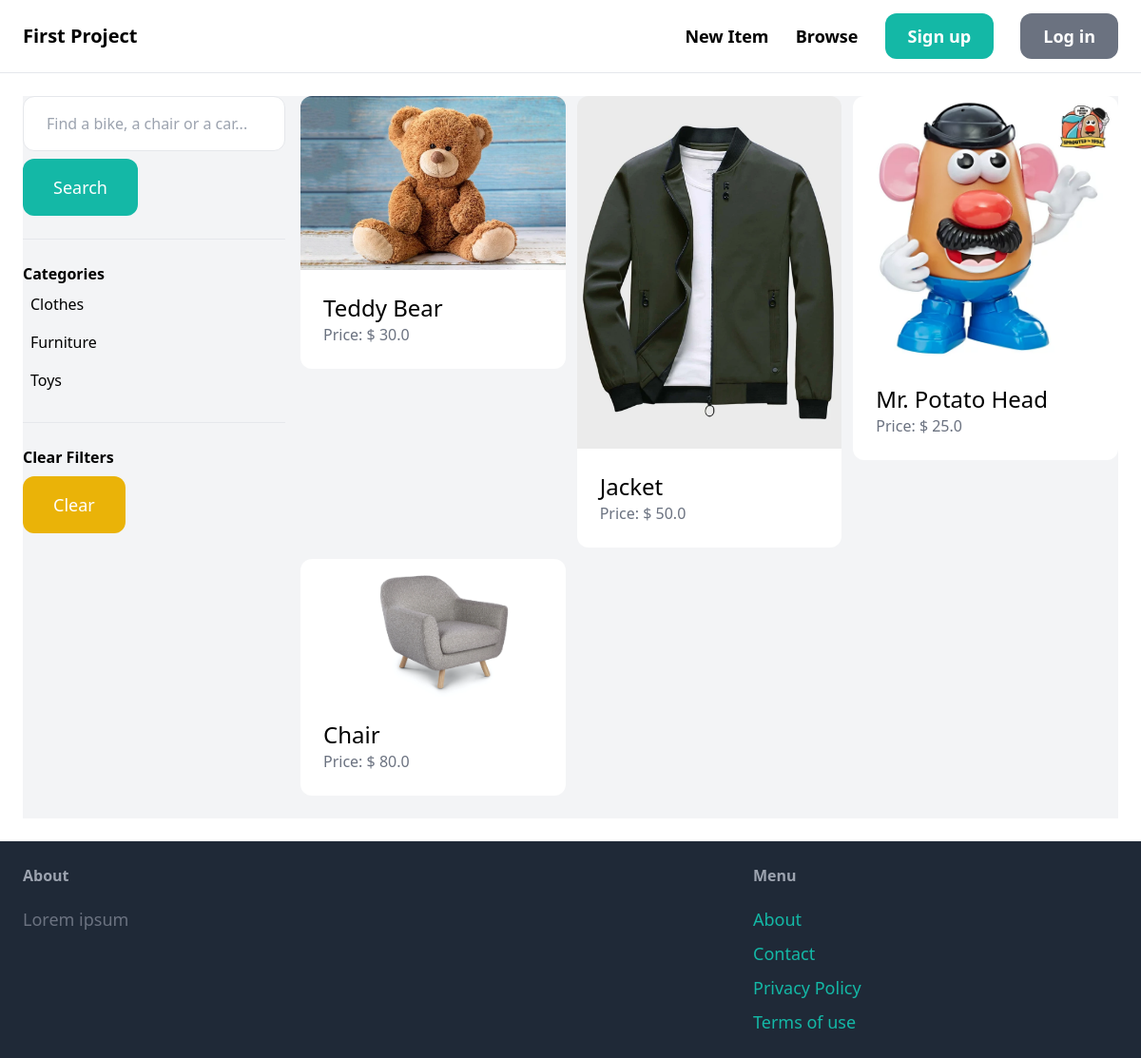
The app's page /items/ with its own data.
### item/models.py (models this page shows, shortened)
class Category(models.Model):
    name = models.CharField(max_length=255)
    class Meta:
        ordering=("name",)
        verbose_name_plural = "Categories"

class Item(models.Model):
    category = models.ForeignKey(Category, related_name="items", on_delete=models.CASCADE)
    name = models.CharField(max_length=255)
    description = models.TextField(blank=True, null=True)
    price = models.FloatField()
    image = models.ImageField(upload_to="item_images", blank=True, null=True)
    is_sold = models.BooleanField(default=False)
    created_by = models.ForeignKey(User, related_name="items", on_delete=models.CASCADE)
    created_at = models.DateTimeField(auto_now_add=True)

### item/views.py (the view)
# urls.py: path("items/", include("item.urls")),
def items(request):
    query = request.GET.get('query', '')
    category_id = request.GET.get('category', 0)
    categories = Category.objects.all()
    items = Item.objects.filter(is_sold=False)
    if category_id:
        items = items.filter(category_id=category_id)
    if query:
        items = items.filter(Q(name__icontains=query) | Q(description__icontains=query))
    return render(request, 'item/items.html', {
        "items": items,
        "query": query,
        "categories": categories,
        "category_id": int(category_id),
    })

### item/templates/item/items.html (shortened to what this page needs)
{% extends 'core/base.html' %}
{% block content %}
    <div class="pb-6 grid grid-cols-4 gap-4 bg-gray-100">
        <div class="col-span-1">
            <form method="get" action="{% url 'item:items' %}">
                <input name="query" class="w-full py-4 px-6 border rounded-xl" type="text" value="{{ query }}" placeholder="Find a bike, a chair or a car...">
                <button class="mt-2 py-4 px-8 text-lg bg-teal-500 text-white rounded-xl">Search</button>
            </form>
            <hr class="my-6">
            <p class="font-semibold">Categories</p>
            <ul>
                {% for category in categories %}
                    <li class="py-2 px-2 rounded-xl {% if category.id == category_id %} bg-gray-200 {% endif %}">
                        <a href="{% url 'item:items' %}?query={{ query }}&category={{ category.id }}">{{ category.name }}</a>
                    </li>
                {% endfor %}
            </ul>
            <hr class="my-6">
            <p class="font-semibold">Clear Filters</p>
            <ul>
                <li><a href="{% url 'item:items' %}" class="mt-2 py-4 px-8 inline-block bg-yellow-500 text-lg rounded-xl text-white">Clear</a>
        </div>
        <div class="col-span-3">
            <div class="grid grid-cols-3 gap-3">
                {% for item in items %}
                <div>
                    <a href="{% url 'item:detail' item.id %}">
                        <div>
                            <img src="{{ item.image.url }}" class="rounded-t-xl">
                        </div>
                        <div class="p-6 bg-white rounded-b-xl">
                            <h2 class="text-2xl">{{ item.name }}</h2>
                            <p class="text-gray-500">Price: $ {{ item.price }}</p>
                        </div>
                    </a>
                </div>
                {% endfor %}
            </div>
        </div>
    </div>
{% endblock %}

### records on screen
Category: name "Clothes"
Category: name "Furniture"
Category: name "Toys"
Item: image (picture), name "Teddy Bear", price "30.0"
Item: image (picture), name "Jacket", price "50.0"
Item: image (picture), name "Mr. Potato Head", price "25.0"
Item: image (picture), name "Chair", price "80.0"
